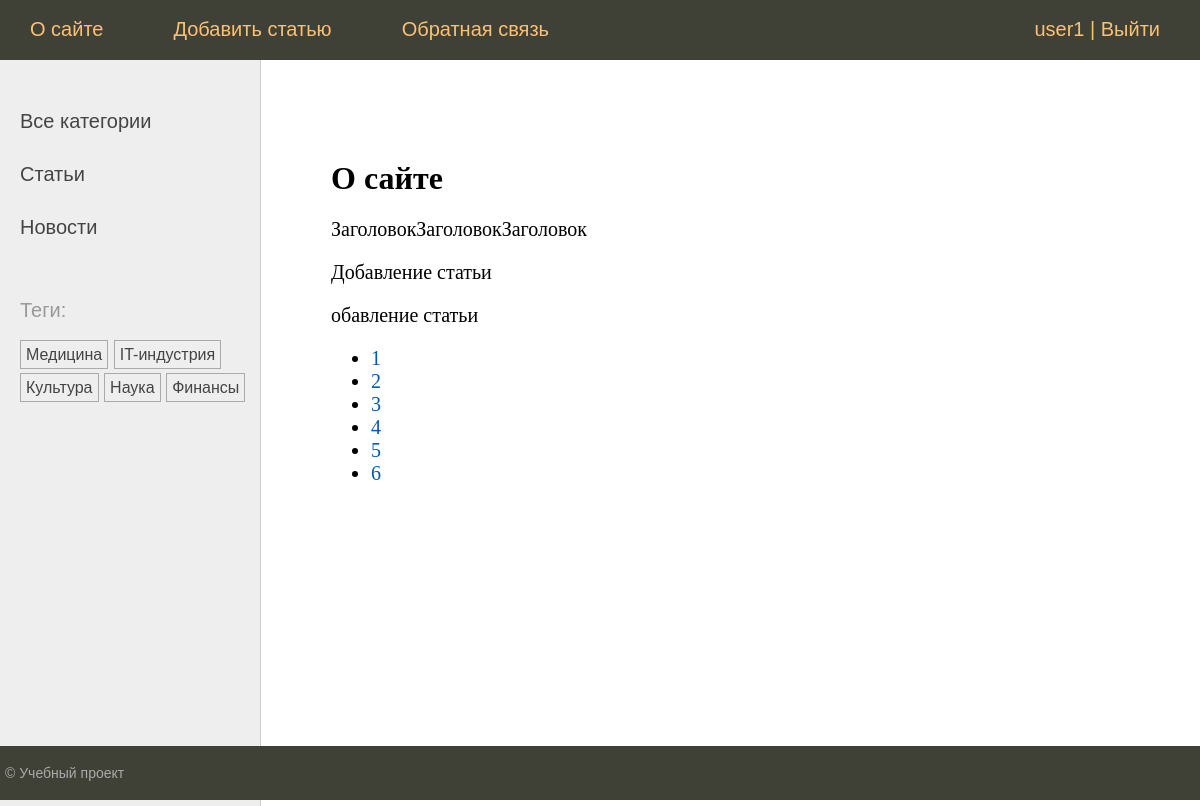
The page /about/ (signed in) on the database its author committed.
### neapp/models.py (models this page shows, shortened)
class Category(models.Model):
    name = models.CharField(max_length=100, db_index=True, verbose_name="Категория")
    slug = models.SlugField(max_length=255, unique=True, db_index=True)
    class Meta:
        verbose_name = 'Категория'
        verbose_name_plural = 'Категории'
    def get_absolute_url(self):
        return reverse('category', kwargs={'cat_slug': self.slug})

class TagPost(models.Model):
    tag = models.CharField(max_length=100, db_index=True)
    slug = models.SlugField(max_length=255, unique=True, db_index=True)
    def get_absolute_url(self):
        return reverse('tag', kwargs={'tag_slug': self.slug})

class Post(models.Model):
    ARTICLE = 'AR'
    NEWS = 'NW'
    POST_TYPES = [
        (ARTICLE, 'Статья'),
        (NEWS, 'Новость'),
    ]
    class Status(models.IntegerChoices):
        DRAFT = 0, 'Черновик'
        PUBLISHED = 1, 'Опубликовано'
    author = models.ForeignKey(Author, on_delete=models.CASCADE)
    type = models.CharField(max_length=2, choices=POST_TYPES, default=ARTICLE)
    created_at = models.DateTimeField(auto_now_add=True, verbose_name="Дата публикации")
    title = models.CharField(max_length=255, verbose_name="Заголовок")
    content = models.TextField(blank=True, verbose_name="Текст материала")
    rating = models.IntegerField(default=0)
    is_published = models.BooleanField(choices=tuple(map(lambda x: (bool(x[0]), x[1]), Status.choices)),
                                       default=Status.DRAFT, verbose_name="Статус")
    slug = models.SlugField(max_length=255, unique=True, db_index=True)
    cat = models.ForeignKey(Category, on_delete=models.PROTECT, verbose_name="Категория")
    tags = models.ManyToManyField('TagPost', blank=True, related_name='tags', verbose_name="Тэг")   #-- связь Многие ко многим(добавление тэгов)
    editor = models.OneToOneField('Editor', on_delete=models.SET_NULL, null=True, blank=True, related_name='material', verbose_name="Редактор материала")
    photo = models.ImageField(upload_to="photos/%Y/%m/%d/", default=None, blank=True, null=True, verbose_name="Фото")
    published_by = models.ForeignKey(get_user_model(), on_delete=models.SET_NULL, related_name='posts', null=True,
                               default=None)
    objects = models.Manager()
    published = PublishedModel()
    class Meta:
        verbose_name = 'Авторские материалы'
        verbose_name_plural = 'Авторские материалы'
        ordering = ['-created_at']
        indexes = [
            models.Index(fields=['-created_at']),
        ]

### neapp/views.py (the view)
# urls.py: path('about/', views.about, name='about'),
@login_required                     #63. Добавляем ограничение для неавторизованных пользователей
def about(request):
    contact_list = Post.published.all()
    paginator = Paginator(contact_list, 3)
    page_number = request.GET.get('page')
    page_obj = paginator.get_page(page_number)
    return render(request, 'neapp/about.html',
                  {'title': 'О сайте', 'menu': menu, 'page_obj': page_obj})

### neapp/models.py (called while the page is built)
    def get_queryset(self):
        return super().get_queryset().filter(is_published=Post.Status.PUBLISHED)

### neapp/templatetags/neapptags.py (called while the page is built)
@register.inclusion_tag('neapp/list_categories.html')
def show_categories(cat_selected_id=0):
    cats = Category.objects.all()
    return {"cats": cats, "cat_selected": cat_selected_id}

@register.inclusion_tag('neapp/list_tags.html')
def show_all_tags():
    return {"tags": TagPost.objects.all()}

### users/context_processors.py (called while the page is built)
def get_neapp_context(request):
    return {'mainmenu': menu}

### neapp/templates/neapp/about.html
{% extends 'default.html' %}
{% block content %}
<h1>{{title}}</h1>
{% for item in page_obj %}
<p>{{ item.title }}</p>
{% endfor %}
<nav>
    <ul>
        {% for p in page_obj.paginator.page_range %}
        <li>
            <a href="?page={{ p }}">{{ p }}</a>
        </li>
        {% endfor %}
    </ul>
</nav>
{% endblock %}

### templates/default.html (shortened to what this page needs)
{% load static %}
{% load neapptags %}
<!DOCTYPE html>
<head>
    <link type="text/css" href="{% static 'neapp/css/styles.css' %}" rel="stylesheet" />
</head>
<body>
<table class="table-page" border=0 cellpadding="0" cellspacing="0">
<tr><td valign=top>
{% block mainmenu %}
		<div class="header">
		<ul id="mainmenu" class="mainmenu">
{% for m in mainmenu %}
         <li><a href="{% url m.url_name %}">{{m.title}}</a></li>
{% endfor %}
{% if user.is_authenticated %}
	<li class="last"> <a href="{% url 'users:profile' %}">{{user.username}}</a> | <a href="{% url 'users:logout' %}">Выйти</a></li>
{% else %}
	<li class="last"><a href="{% url 'users:login' %}">Войти</a> | <a href="{% url 'users:register' %}">Регистрация</a></li>
{% endif %}
         	</ul>
         </div>
{% endblock mainmenu %}
<table class="table-content" border=0 cellpadding="0" cellspacing="0">
<tr>
	<td valign="top" class="left-chapters">
	<ul id="leftchapters">
		{% if cat_selected == 0 %}
        <li class="selected">Все категории</li>
		{% else %}
        <li><a href="{% url 'home' %}">Все категории</a></li>
		{% endif %}
		{% show_categories cat_selected %}
		<li>{% show_all_tags %}</li>
	</ul>
</td>
<td valign="top" class="content">
	<div class="content-text">
{% block content %}
{% endblock %}
	</div>
</td></tr></table>
</td></tr>
<tr><td valign=top>
	<div id="footer">
		<p>&copy; Учебный проект</p>
	</div>
</td></tr></table>
</body>
</html>

### neapp/templates/neapp/list_categories.html
{% for cat in cats %}
{% if cat.id == cat_selected %}
<li class="selected">{{ cat.name }}</li>
{% else %}
<li><a href="{{ cat.get_absolute_url }}">{{cat.name}}</a></li>
{% endif %}
{% endfor %}

### neapp/templates/neapp/list_tags.html
{% if tags %}
    Теги:</p>
    <ul class="tags-list">
        {% for t in tags %}
        <li><a href="{{t.get_absolute_url}}">{{t.tag}}</a></li>
        {% endfor %}
    </ul>
{% endif %}

### neapp/static/neapp/css/styles.css (style rules this page uses)
html, body { font-family: 'Arial'; margin: 0; padding: 0; height: 100%; width: 100%; color: #444; }
a { color: #0059b2; text-decoration: none; }
.table-page { width: 100%; height: 100%; vertical-align: top; }
.table-page tr { height: 100%; }
.header { background: #3F4137; height: 60px; }
ul.mainmenu { list-style: none; margin: 0; padding: 0; height: 60px; color: #fdc073; font-size: 20px; overflow: hidden; }
ul.mainmenu li { float: left; margin: 18px 40px 0 30px; }
ul.mainmenu li.last { float: right; }
ul.mainmenu li a { color: #fdc073; text-decoration: none; }
.table-content { width: 100%; min-height: 100%; height: 100%; }
.left-chapters { margin: 0; background: #eee; border-right: 1px solid #ccc; }
.left-chapters ul { width: 230px; margin: 0; padding: 20px 10px 10px 20px; list-style: none; font-size: 20px; }
.left-chapters ul li { margin: 30px 0 0 0; color: #999; }
.left-chapters ul li a { color: #444; text-decoration: none; }
ul.tags-list { width: 100%; margin: 0; padding: 0; list-style: none; }
ul.tags-list li { margin: 0; padding: 0 0 10px; display: inline-block; }
ul.tags-list li a { padding: 5px; font-size: 16px; border: 1px solid #aaa; }
.content { padding: 40px 20px 20px 40px; width: 100%; box-sizing: border-box; }
.content-text { margin: 60px 0 0 30px; color: #000; font-size: 20px; font-family: Yandex Sans Display Light; }
.content-text h1 { font-size: 32px; }
#footer { box-sizing: border-box; background: #3F4137; padding: 5px; color: #aaa; font-size: 14px; font-family: Verdana, Geneva, Arial, Helvetica; text-align: left; overflow: hidden; }

### rows shown on the page
Category: name "Статьи"
Category: name "Новости"
TagPost: tag "Медицина"
TagPost: tag "IT-индустрия"
TagPost: tag "Культура"
TagPost: tag "Наука"
TagPost: tag "Финансы"
Post: title "ЗаголовокЗаголовокЗаголовок"
Post: title "Добавление статьи"
Post: title "обавление статьи"

### other values the page prints
{{ m.title }} "О сайте" "Добавить статью" "Обратная связь"
{{ user.username }} "user1"
{{ title }} "О сайте"
{{ p }} "1" "2" "3" "4" "5" "6"
